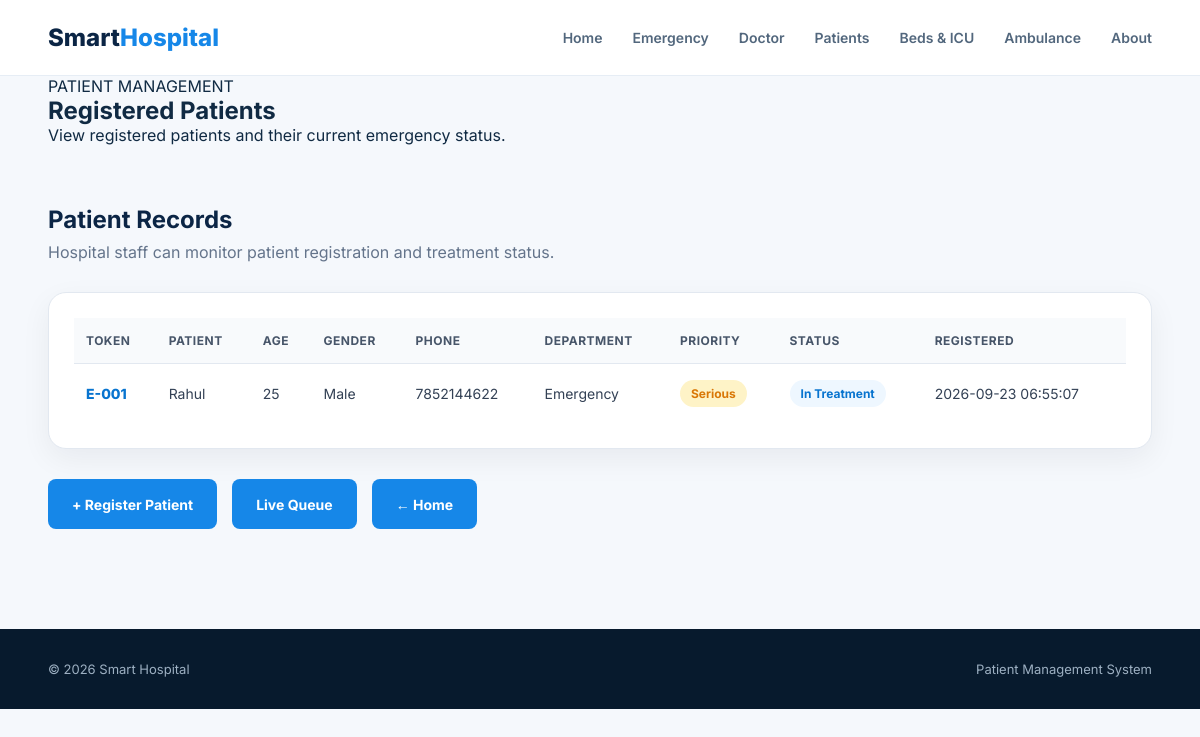
Before: /patients with the older database file.
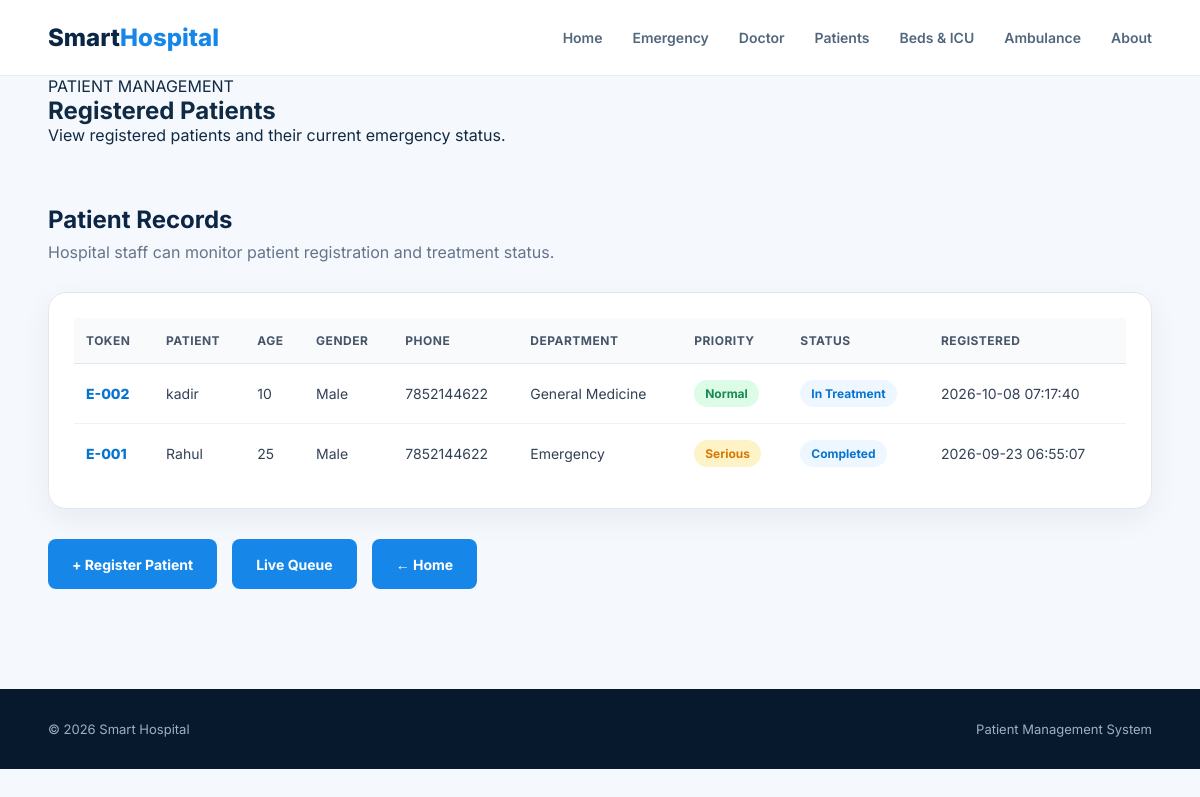
After: the same page with the newer database file.
### tables this page shows
CREATE TABLE patients (
            id INTEGER PRIMARY KEY AUTOINCREMENT,
            token TEXT UNIQUE NOT NULL,
            name TEXT NOT NULL,
            age INTEGER NOT NULL,
            gender TEXT NOT NULL,
            phone TEXT NOT NULL,
            department TEXT NOT NULL,
            emergency_level TEXT NOT NULL,
            symptoms TEXT,
            status TEXT DEFAULT 'Waiting',
            created_at TEXT NOT NULL
        );

### app.py (the view)
@app.route("/patients")
def patients():
    conn = get_db()
    patient_list = conn.execute("""
        SELECT *
        FROM patients
        ORDER BY id DESC
    """).fetchall()
    conn.close()
    return render_template(
        "patients.html",
        patients=patient_list
    )

### app.py (called while the page is built)
def get_db():
    conn = sqlite3.connect(DB_PATH)
    conn.row_factory = sqlite3.Row
    return conn

### templates/patients.html (shortened to what this page needs)
<!DOCTYPE html>
<html lang="en">
<head>
    <link rel="stylesheet"
          href="{{ url_for('static', filename='style.css') }}">
</head>
<body>
<nav class="navbar">
    <div class="container nav-container">
        <a href="/" class="logo">
            Smart<span>Hospital</span>
        </a>
        <div class="nav-links">
            <a href="/">Home</a>
            <a href="/register">
                Emergency
            </a>
            <a href="/dashboard">
                Doctor
            </a>
            <a href="/patients">
                Patients
            </a>
            <a href="/beds">
                Beds & ICU
            </a>
            <a href="/ambulances">
                Ambulance
            </a>
            <a href="/about">
                About
            </a>
        </div>
    </div>
</nav>
<section class="page-header">
    <div class="container">
        <span>PATIENT MANAGEMENT</span>
        <h1>Registered Patients</h1>
        <p>
            View registered patients and their
            current emergency status.
        </p>
    </div>
</section>
<section class="dashboard-section">
    <div class="container">
        <div class="patients-intro">
            <h2>
                Patient Records
            </h2>
            <p>
                Hospital staff can monitor patient
                registration and treatment status.
            </p>
        </div>
        <div class="patients-card">
            {% if patients %}
            <table class="patients-table">
                <thead>
                    <tr>
                        <th>Token</th>
                        <th>Patient</th>
                        <th>Age</th>
                        <th>Gender</th>
                        <th>Phone</th>
                        <th>Department</th>
                        <th>Priority</th>
                        <th>Status</th>
                        <th>Registered</th>
                    </tr>
                </thead>
                <tbody>
                {% for patient in patients %}
                    <tr>
                        <td>
                            <span class="token">
                                {{ patient["token"] }}
                            </span>
                        </td>
                        <td>
                            {{ patient["name"] }}
                        </td>
                        <td>
                            {{ patient["age"] }}
                        </td>
                        <td>
                            {{ patient["gender"] }}
                        </td>
                        <td>
                            {{ patient["phone"] }}
                        </td>
                        <td>
                            {{ patient["department"] }}
                        </td>
                        <td>
                            <span class="priority
                                priority-{{ patient['emergency_level']|lower }}">
                                {{ patient["emergency_level"] }}
                            </span>
                        </td>
                        <td>
                            <span class="patient-status">
                                {{ patient["status"] }}
                            </span>
                        </td>
                        <td>
                            {{ patient["created_at"] }}
                        </td>
                    </tr>
                {% endfor %}
                </tbody>
            </table>
            {% endif %}
        </div>
        <div class="patient-actions">
            <a href="/register"
               class="btn btn-primary">
                + Register Patient
            </a>
            <a href="/dashboard"
               class="btn btn-primary">
                Live Queue
            </a>
            <a href="/"
               class="btn btn-primary">
                ← Home
            </a>
        </div>
    </div>
</section>
<footer>
    <div class="container footer-content">
        <p>
            © 2026 Smart Hospital
        </p>
        <p>
            Patient Management System
        </p>
    </div>
</footer>
</body>
</html>

### static/style.css (style rules this page uses)
* { margin: 0; padding: 0; box-sizing: border-box; }
html { scroll-behavior: smooth; }
body { font-family: 'Inter', sans-serif; background: #f5f8fc; color: #102a43; }
a { text-decoration: none; }
.container { width: min(1180px, 92%); margin: auto; }
.navbar { height: 76px; background: #ffffff; border-bottom: 1px solid #e6edf5; display: flex; align-items: center; position: relative; z-index: 10; }
.nav-container { display: flex; justify-content: space-between; align-items: center; }
.logo { font-size: 24px; font-weight: 800; color: #0b2545; }
.logo span { color: #1687e8; }
.nav-links { display: flex; gap: 30px; align-items: center; }
.nav-links a { color: #52677d; font-size: 14px; font-weight: 600; transition: 0.3s; }
.btn { display: inline-flex; justify-content: center; align-items: center; min-height: 50px; padding: 0 24px; border-radius: 8px; font-size: 14px; font-weight: 700; transition: 0.3s; border: none; cursor: pointer; }
.btn-primary { background: #1687e8; color: white; }
footer { background: #071a2d; color: #9db0c2; }
.footer-content { min-height: 80px; display: flex; align-items: center; justify-content: space-between; font-size: 13px; }
.priority-serious { color: #d97706 !important; }
.priority-normal { color: #168a52 !important; }
.dashboard-section { padding: 60px 0 100px; }
table { width: 100%; border-collapse: collapse; min-width: 900px; }
th { background: #f7fafd; color: #66788a; text-align: left; padding: 15px 20px; font-size: 11px; text-transform: uppercase; letter-spacing: 0.5px; }
td { padding: 18px 20px; border-top: 1px solid #edf2f7; color: #52677d; font-size: 13px; }

### templates/patients.html (style rules this page uses)
.patients-intro { margin-bottom: 30px; }
.patients-intro h2 { color: #0b2545; margin-bottom: 8px; }
.patients-intro p { color: #64748b; }
.patients-card { background: white; border: 1px solid #e2e8f0; border-radius: 18px; padding: 25px; box-shadow: 0 10px 30px rgba(15, 23, 42, 0.06); overflow-x: auto; }
.patients-table { width: 100%; min-width: 900px; border-collapse: collapse; }
.patients-table th { text-align: left; padding: 15px 12px; background: #f8fafc; color: #475569; font-size: 12px; font-weight: 700; border-bottom: 1px solid #e2e8f0; }
.patients-table td { padding: 16px 12px; color: #334155; font-size: 14px; border-bottom: 1px solid #eef2f7; }
.patients-table tr:last-child td { border-bottom: none; }
.token { color: #0874cf; font-weight: 800; }
.priority { display: inline-block; padding: 6px 11px; border-radius: 20px; font-size: 12px; font-weight: 700; }
.priority-serious { background: #fef3c7; color: #92400e; }
.priority-normal { background: #dcfce7; color: #166534; }
.patient-status { display: inline-block; padding: 6px 11px; border-radius: 20px; background: #eef7ff; color: #0874cf; font-size: 12px; font-weight: 700; }
.patient-actions { margin-top: 30px; display: flex; gap: 15px; flex-wrap: wrap; }

Changed rows visible on the page:
added patients: token "E-002", name "kadir", age "10", gender "Male", phone "7852144622", department "General Medicine", emergency_level "Normal", status "In Treatment", created_at "2026-10-08 07:17:40"
changed patients "Rahul": status "In Treatment" → "Completed"
